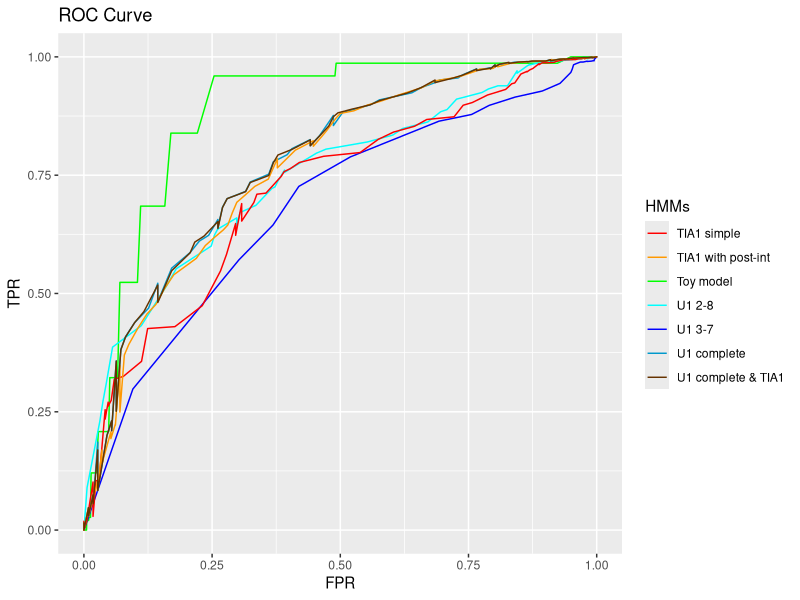
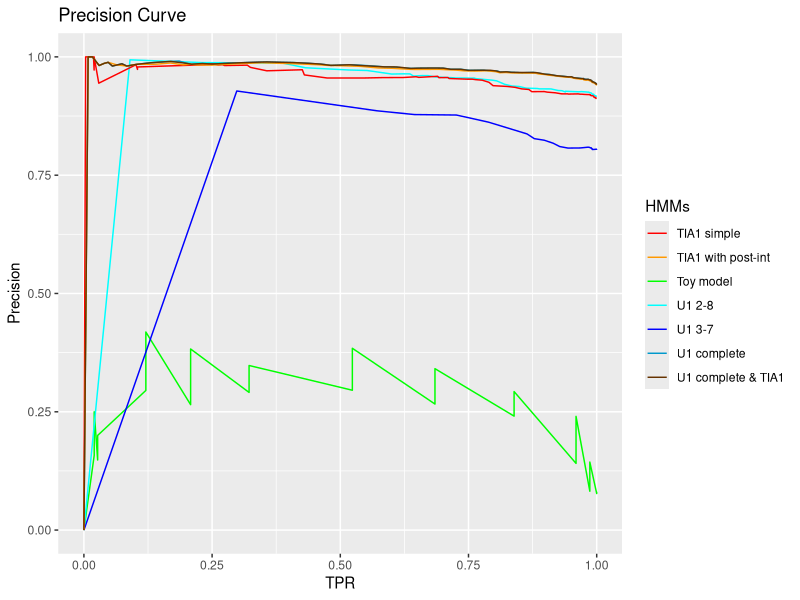

Here is the R script that generated these plots, in order:
library(ggplot2)

toy_model_data = read.table("roc_data/toy_model_roc.tsv", sep="\t",header=TRUE)
tia1_postint_data = read.table("roc_data/tia1_postint_u1_comp_4tia1_roc.tsv", sep="\t",header=TRUE)
tia1_intron_data = read.table("roc_data/small_prob_4TIA1.tsv", sep="\t",header=TRUE)
tia1_complete_data = read.table("roc_data/u1_comp_4tia1.tsv", sep="\t",header=TRUE)
u1_complete_data = read.table("roc_data/u1_complete_roc.tsv", sep="\t",header=TRUE)
u1_2_8_data = read.table("roc_data/u1_2_8_roc.tsv", sep="\t",header=TRUE)
u1_3_7_data = read.table("roc_data/u1_3_7_roc.tsv", sep="\t",header=TRUE)

quartz()

plot = ggplot(toy_model_data, aes(x=fpr, y=tpr))
plot = plot + geom_line(aes(color="Toy model"))
plot = plot + geom_line(data=u1_3_7_data, aes(color="U1 3-7"))
plot = plot + geom_line(data=u1_2_8_data, aes(color="U1 2-8"))
plot = plot + geom_line(data=u1_complete_data, aes(color="U1 complete"))
plot = plot + geom_line(data=tia1_intron_data, aes(color="TIA1 simple"))
plot = plot + geom_line(data=tia1_postint_data, aes(color="TIA1 with post-int"))
plot = plot + geom_line(data=tia1_complete_data, aes(color="U1 complete & TIA1"))

plot = plot + scale_color_manual(name = "HMMs",
                                 values = c(
                                            "Toy model" = "#00FF00",
                                            "U1 3-7" = "#0000FF",
                                            "U1 2-8" = "#00FFFF",
                                            "U1 complete" = "#0099CC",
                                            "TIA1 simple" = "#FF0000",
                                            "TIA1 with post-int" = "#FF9900",
                                            "U1 complete & TIA1" = "#663300"
                                            )
                                 ) + theme(legend.position="right")
plot = plot + xlab("FPR") + ylab("TPR") + labs(title = "ROC Curve")

print(plot)

quartz()

plot = ggplot(toy_model_data, aes(x=tpr, y=ppv))
plot = plot + geom_line(aes(color="Toy model"))
plot = plot + geom_line(data=u1_3_7_data, aes(color="U1 3-7"))
plot = plot + geom_line(data=u1_2_8_data, aes(color="U1 2-8"))
plot = plot + geom_line(data=u1_complete_data, aes(color="U1 complete"))
plot = plot + geom_line(data=tia1_intron_data, aes(color="TIA1 simple"))
plot = plot + geom_line(data=tia1_postint_data, aes(color="TIA1 with post-int"))
plot = plot + geom_line(data=tia1_complete_data, aes(color="U1 complete & TIA1"))

plot = plot + scale_color_manual(name = "HMMs",
                                 values = c(
                                            "Toy model" = "#00FF00",
                                            "U1 3-7" = "#0000FF",
                                            "U1 2-8" = "#00FFFF",
                                            "U1 complete" = "#0099CC",
                                            "TIA1 simple" = "#FF0000",
                                            "TIA1 with post-int" = "#FF9900",
                                            "U1 complete & TIA1" = "#663300"
                                            )
                                 ) + theme(legend.position="right")
plot = plot + xlab("TPR") + ylab("Precision") + labs(title = "Precision Curve")

print(plot)

